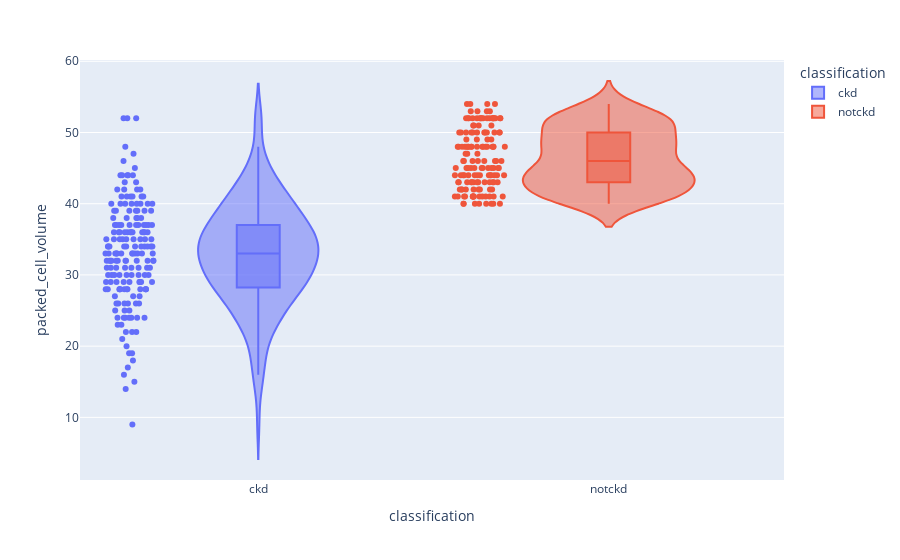

Source (notebook cell):
### Markdown cell above
One outlier seems to be there. But can't assert that it really is an outlier. Hence won't drop

### Code cell
violin('packed_cell_volume')

### Figure 1 — Plotly figure (JSON) as saved in the notebook; plotly's stock layout.template omitted (floating-point values rounded to 4 significant figures; data arrays with more than 128 entries replaced by an {"elided": "..."} marker saying what was removed)
{"data": [{"alignmentgroup": "True", "box": {"visible": true}, "customdata": {"elided": "250x25 mixed values"}, "hovertemplate": "classification=%{customdata[24]}<br>packed_cell_volume=%{customdata[15]}<br>age=%{customdata[0]}<br>blood_pressure=%{customdata[1]}<br>specific_gravity=%{customdata[2]}<br>albumin=%{customdata[3]}<br>sugar=%{customdata[4]}<br>red_blood_cells=%{customdata[5]}<br>pus_cell=%{customdata[6]}<br>pus_cell_clumps=%{customdata[7]}<br>bacteria=%{customdata[8]}<br>blood_glucose_random=%{customdata[9]}<br>blood_urea=%{customdata[10]}<br>serum_creatinine=%{customdata[11]}<br>sodium=%{customdata[12]}<br>potassium=%{customdata[13]}<br>haemoglobin=%{customdata[14]}<br>white_blood_cell_count=%{customdata[16]}<br>red_blood_cell_count=%{customdata[17]}<br>hypertension=%{customdata[18]}<br>diabetes_mellitus=%{customdata[19]}<br>coronary_artery_disease=%{customdata[20]}<br>appetite=%{customdata[21]}<br>pedal_edema=%{customdata[22]}<br>anemia=%{customdata[23]}<extra></extra>", "legendgroup": "ckd", "marker": {"color": "#636efa"}, "name": "ckd", "offsetgroup": "ckd", "orientation": "v", "points": "all", "scalegroup": "True", "showlegend": true, "type": "violin", "x": {"elided": "250 str values"}, "x0": " ", "xaxis": "x", "y": {"elided": "250 int values"}, "y0": " ", "yaxis": "y"}, {"alignmentgroup": "True", "box": {"visible": true}, "customdata": {"elided": "150x25 mixed values"}, "hovertemplate": "classification=%{customdata[24]}<br>packed_cell_volume=%{customdata[15]}<br>age=%{customdata[0]}<br>blood_pressure=%{customdata[1]}<br>specific_gravity=%{customdata[2]}<br>albumin=%{customdata[3]}<br>sugar=%{customdata[4]}<br>red_blood_cells=%{customdata[5]}<br>pus_cell=%{customdata[6]}<br>pus_cell_clumps=%{customdata[7]}<br>bacteria=%{customdata[8]}<br>blood_glucose_random=%{customdata[9]}<br>blood_urea=%{customdata[10]}<br>serum_creatinine=%{customdata[11]}<br>sodium=%{customdata[12]}<br>potassium=%{customdata[13]}<br>haemoglobin=%{customdata[14]}<br>white_blood_cell_count=%{customdata[16]}<br>red_blood_cell_count=%{customdata[17]}<br>hypertension=%{customdata[18]}<br>diabetes_mellitus=%{customdata[19]}<br>coronary_artery_disease=%{customdata[20]}<br>appetite=%{customdata[21]}<br>pedal_edema=%{customdata[22]}<br>anemia=%{customdata[23]}<extra></extra>", "legendgroup": "notckd", "marker": {"color": "#EF553B"}, "name": "notckd", "offsetgroup": "notckd", "orientation": "v", "points": "all", "scalegroup": "True", "showlegend": true, "type": "violin", "x": {"elided": "150 str values"}, "x0": " ", "xaxis": "x", "y": {"elided": "150 int values"}, "y0": " ", "yaxis": "y"}], "layout": {"legend": {"title": {"text": "classification"}, "tracegroupgap": 0}, "margin": {"t": 60}, "violinmode": "overlay", "xaxis": {"anchor": "y", "categoryarray": ["ckd", "notckd"], "categoryorder": "array", "domain": [0, 1], "title": {"text": "classification"}}, "yaxis": {"anchor": "x", "domain": [0, 1], "title": {"text": "packed_cell_volume"}}}}
